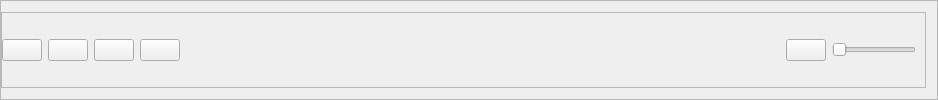
<?xml version='1.0' encoding='UTF-8'?>
<ui version="4.0">
 <class>PlayerControls</class>
 <widget class="QFrame" name="mediaPlayerControlsBottom">
  <property name="frameShape">
   <enum>QFrame::StyledPanel</enum>
  </property>
  <property name="frameShadow">
   <enum>QFrame::Raised</enum>
  </property>
  <layout class="QHBoxLayout" name="horizontalLayout_36">
   <property name="leftMargin">
    <number>0</number>
   </property>
   <item>
    <widget class="QFrame" name="mediaPlayerButtons">
     <property name="frameShape">
      <enum>QFrame::StyledPanel</enum>
     </property>
     <property name="frameShadow">
      <enum>QFrame::Raised</enum>
     </property>
     <layout class="QHBoxLayout" name="horizontalLayout_37">
      <property name="leftMargin">
       <number>0</number>
      </property>
      <item>
       <widget class="QPushButton" name="mediaPlayerPlayBtn">
        <property name="cursor">
         <cursorShape>PointingHandCursor</cursorShape>
        </property>
        <property name="text">
         <string />
        </property>
        <property name="icon">
         <iconset>
          <normaloff>:/icons/play.svg</normaloff>:/icons/play.svg</iconset>
        </property>
        <property name="iconSize">
         <size>
          <width>24</width>
          <height>24</height>
         </size>
        </property>
       </widget>
      </item>
      <item>
       <widget class="QPushButton" name="mediaPlayerPrevBtn">
        <property name="cursor">
         <cursorShape>PointingHandCursor</cursorShape>
        </property>
        <property name="text">
         <string />
        </property>
        <property name="icon">
         <iconset>
          <normaloff>:/icons/rewind.svg</normaloff>:/icons/rewind.svg</iconset>
        </property>
        <property name="iconSize">
         <size>
          <width>24</width>
          <height>24</height>
         </size>
        </property>
       </widget>
      </item>
      <item>
       <widget class="QPushButton" name="mediaPlayerStopBtn">
        <property name="cursor">
         <cursorShape>PointingHandCursor</cursorShape>
        </property>
        <property name="text">
         <string />
        </property>
        <property name="icon">
         <iconset>
          <normaloff>:/icons/square.svg</normaloff>:/icons/square.svg</iconset>
        </property>
        <property name="iconSize">
         <size>
          <width>24</width>
          <height>24</height>
         </size>
        </property>
       </widget>
      </item>
      <item>
       <widget class="QPushButton" name="mediaPlayerNextBtn">
        <property name="cursor">
         <cursorShape>PointingHandCursor</cursorShape>
        </property>
        <property name="text">
         <string />
        </property>
        <property name="icon">
         <iconset>
          <normaloff>:/icons/fast-forward.svg</normaloff>:/icons/fast-forward.svg</iconset>
        </property>
        <property name="iconSize">
         <size>
          <width>24</width>
          <height>24</height>
         </size>
        </property>
       </widget>
      </item>
      <item>
       <spacer name="mediaPlayerButtonsSpacer">
        <property name="orientation">
         <enum>Qt::Horizontal</enum>
        </property>
        <property name="sizeType">
         <enum>QSizePolicy::Fixed</enum>
        </property>
        <property name="sizeHint" stdset="0">
         <size>
          <width>600</width>
          <height>20</height>
         </size>
        </property>
       </spacer>
      </item>
      <item>
       <widget class="QPushButton" name="mediaPlayerMuteBtn">
        <property name="cursor">
         <cursorShape>PointingHandCursor</cursorShape>
        </property>
        <property name="text">
         <string />
        </property>
        <property name="icon">
         <iconset>
          <normaloff>:/icons/volume-2.svg</normaloff>:/icons/volume-2.svg</iconset>
        </property>
        <property name="iconSize">
         <size>
          <width>20</width>
          <height>20</height>
         </size>
        </property>
        <property name="checkable">
         <bool>true</bool>
        </property>
       </widget>
      </item>
      <item>
       <widget class="QSlider" name="mediaPlayerVolumeSlider">
        <property name="minimum">
         <number>0</number>
        </property>
        <property name="maximum">
         <number>100</number>
        </property>
        <property name="cursor">
         <cursorShape>PointingHandCursor</cursorShape>
        </property>
        <property name="orientation">
         <enum>Qt::Horizontal</enum>
        </property>
       </widget>
      </item>
     </layout>
    </widget>
   </item>
  </layout>
 </widget>
 <resources />
 <connections />
</ui>
